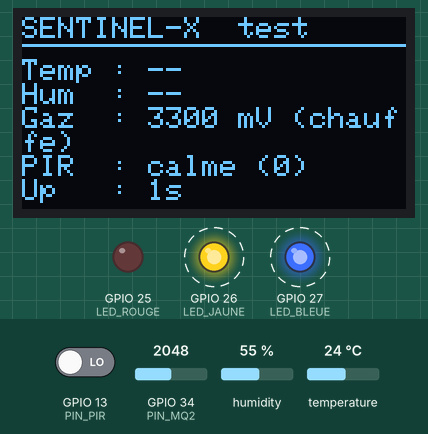
Recording of a sketch running on a simulated ESP32. On the bench: 128×64 one-colour display, output pins drawn as LEDs (lit = HIGH). Dashed ring = blinking. Inputs (shaded band) come from the test bench; at power-on: GPIO 13 (PIN_PIR) LOW, humidity 55 %, GPIO 34 (PIN_MQ2) = 2048, temperature 24 °C (analog values on the 0–4095 scale). What the sketch prints to the serial monitor is not drawn.

Above: at 1.7 s.
1.8 s: GPIO 13 (PIN_PIR) driven HIGH
At 3.78 s:
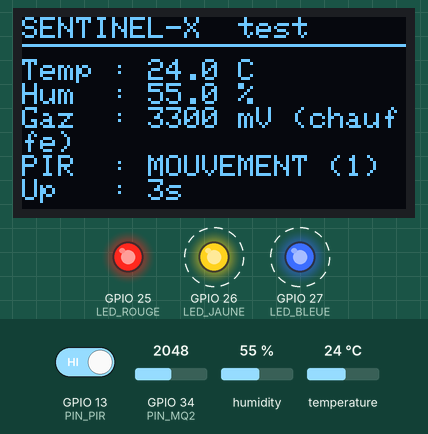
4.0 s: GPIO 13 (PIN_PIR) driven LOW
At 4.8 s:
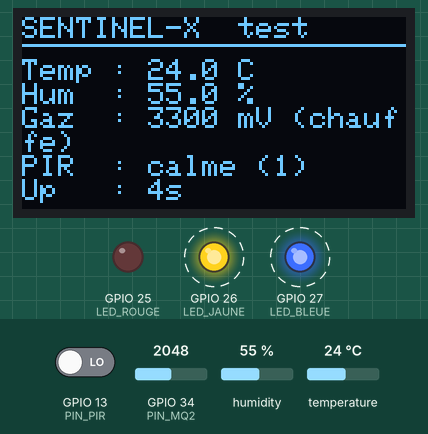
6.5 s: humidity set to 22 %
At 8.4 s:
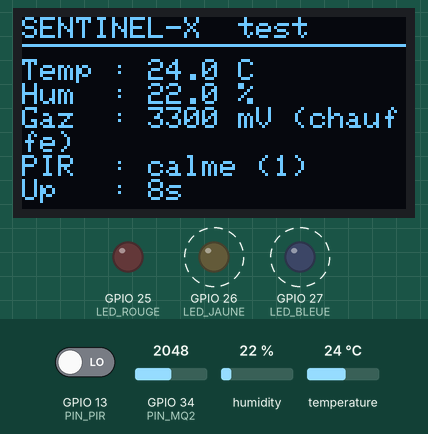
9.0 s: GPIO 34 (PIN_MQ2) set to 2540
At 9.8 s:
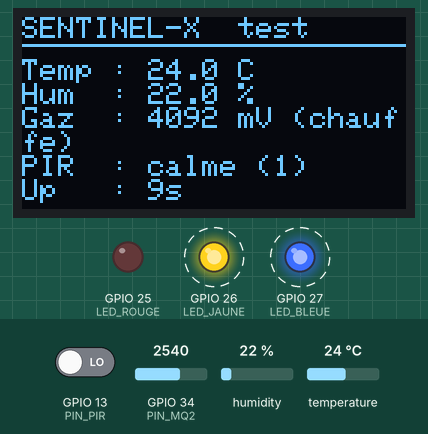
10.5 s: temperature set to 12 °C
At 12.8 s:
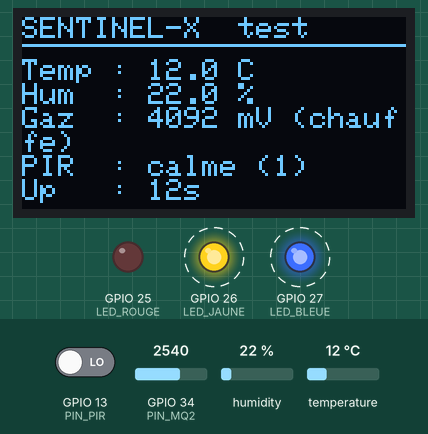
14.0 s: GPIO 13 (PIN_PIR) driven HIGH
At 14.3 s:
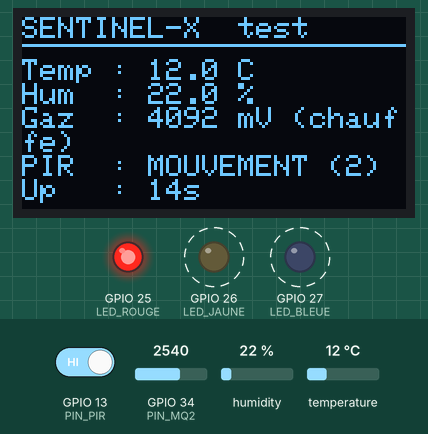
Timing chart, 0 to 16.5 s (numbered marks = the images above; inputs shaded):
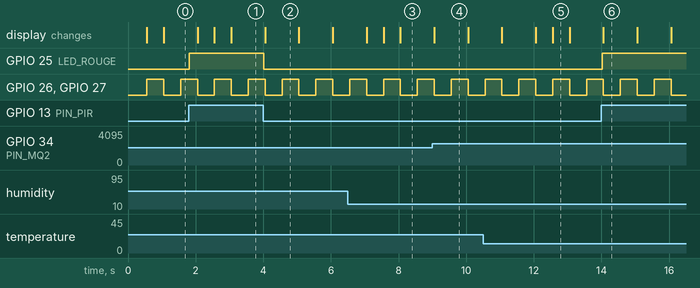

Measured:
- after the input at 1.8 s, GPIO 25 (LED_ROUGE): LOW → HIGH at once; the display: first changes after 0.26 s (image 1 shows a later state)
- after the input at 4.0 s, GPIO 25 (LED_ROUGE): HIGH → LOW at once; the display: changes after 0.06 s (image 2)
- after the input at 14.0 s, GPIO 25 (LED_ROUGE): LOW → HIGH at once; the display: changes after 0.06 s (image 6)
- by itself, GPIO 26 (LED_JAUNE), GPIO 27 (LED_BLEUE): alternates HIGH for 0.50 s and LOW for 0.50 s
- what the display in image 2 shows lasts 1.0 s, from 4.1 s to 5.1 s

The sketch:

test_06_complet.ino
```cpp
/*
 * SENTINEL-X — Test 06 : tous les composants ensemble
 * ---------------------------------------------------
 * À lancer seulement quand les tests 01 à 05 sont OK séparément.
 * Bibliothèques : Adafruit SSD1306 (+ GFX, BusIO), DHT sensor library (+ Unified Sensor)
 *
 * Ce que fait ce test :
 *   - lit chaque capteur à SON rythme, sans jamais bloquer les autres (millis()) :
 *       PIR toutes les 50 ms, MQ-2 toutes les 1 s, DHT22 toutes les 2,5 s
 *   - affiche les mesures sur l'OLED (rafraîchi toutes les 0,5 s)
 *   - écrit une ligne CSV par seconde dans le moniteur série
 *     (copiable dans un fichier pour un premier coup d'œil aux données)
 *   - LEDs, POUR CE TEST UNIQUEMENT :
 *       rouge = recopie le PIR
 *       jaune = clignote pendant la chauffe du MQ-2 (3 min), puis s'éteint
 *       bleue = clignote 1 fois/s ("battement de cœur" : la boucle tourne)
 *     Dans le firmware final, la jaune sera commandée par le serveur
 *     (modèle prédictif), JAMAIS par un seuil codé ici.
 *
 * Résultat attendu : écran vivant, valeurs cohérentes, aucune LED figée,
 * et le PIR réagit instantanément même pendant une lecture du DHT22.
 */

#include <Wire.h>
#include <Adafruit_GFX.h>
#include <Adafruit_SSD1306.h>
#include <DHT.h>

// ---------- Broches (cf. guide de câblage) ----------
const int PIN_SDA = 21, PIN_SCL = 22;   // OLED
const int PIN_DHT = 4;                  // DHT22 : température / humidité
const int PIN_PIR = 13;                 // PIR : présence
const int PIN_MQ2 = 34;                 // MQ-2 : gaz (via pont diviseur)
const int LED_ROUGE = 25, LED_JAUNE = 26, LED_BLEUE = 27;

const float RATIO_PONT = 2.0;
const unsigned long CHAUFFE_MQ2_MS = 180000;   // 3 min

// ---------- Objets ----------
Adafruit_SSD1306 ecran(128, 64, &Wire, -1);
DHT dht(PIN_DHT, DHT22);
bool ecranOK = false;

// ---------- Dernières mesures connues ----------
float temperature = NAN, humidite = NAN;
int   gazMvA0 = 0;
int   pir = 0;
unsigned long nbDetections = 0;

// ---------- Horloges : instant du dernier passage de chaque tâche ----------
unsigned long tPir = 0, tGaz = 0, tDht = 0, tEcran = 0, tCsv = 0, tCoeur = 0;

void lirePir() {
  int etat = digitalRead(PIN_PIR);
  if (etat == HIGH && pir == LOW) nbDetections++;   // front montant = nouvelle détection
  pir = etat;
  digitalWrite(LED_ROUGE, pir);
}

void lireGaz() {
  long somme = 0;
  for (int i = 0; i < 10; i++) somme += analogReadMilliVolts(PIN_MQ2);
  gazMvA0 = (somme / 10) * RATIO_PONT;   // tension réelle en sortie A0 du MQ-2
}

void lireDht() {
  float h = dht.readHumidity();
  float t = dht.readTemperature();
  // On garde l'ancienne valeur si la lecture échoue (évite les trous à l'écran)
  if (!isnan(h) && !isnan(t)) { humidite = h; temperature = t; }
}

void afficherEcran() {
  if (!ecranOK) return;
  ecran.clearDisplay();
  ecran.setCursor(0, 0);
  ecran.println("SENTINEL-X  test");
  ecran.drawLine(0, 9, 127, 9, SSD1306_WHITE);
  ecran.setCursor(0, 14);
  if (isnan(temperature)) ecran.println("Temp : --");
  else                    ecran.printf("Temp : %.1f C\n", temperature);
  if (isnan(humidite))    ecran.println("Hum  : --");
  else                    ecran.printf("Hum  : %.1f %%\n", humidite);
  ecran.printf("Gaz  : %d mV%s\n", gazMvA0, millis() < CHAUFFE_MQ2_MS ? " (chauffe)" : "");
  ecran.printf("PIR  : %s (%lu)\n", pir ? "MOUVEMENT" : "calme", nbDetections);
  ecran.printf("Up   : %lus\n", millis() / 1000);
  ecran.display();
}

void ecrireCsv() {
  // Format : temps_ms,temperature_C,humidite_pct,gaz_mV_A0,pir
  Serial.printf("%lu,%.1f,%.1f,%d,%d\n", millis(), temperature, humidite, gazMvA0, pir);
}

void setup() {
  Serial.begin(115200);
  delay(500);
  Serial.println("\n=== SENTINEL-X : test complet ===");

  pinMode(PIN_PIR, INPUT_PULLDOWN);
  pinMode(LED_ROUGE, OUTPUT);
  pinMode(LED_JAUNE, OUTPUT);
  pinMode(LED_BLEUE, OUTPUT);
  analogReadResolution(12);

  Wire.begin(PIN_SDA, PIN_SCL);
  ecranOK = ecran.begin(SSD1306_SWITCHCAPVCC, 0x3C);   // 0x3D si le test 02 l'a indiqué
  if (ecranOK) {
    ecran.setTextColor(SSD1306_WHITE);
    ecran.setTextSize(1);
  } else {
    Serial.println("Ecran non detecte : le test continue sans affichage.");
  }

  dht.begin();
  Serial.println("temps_ms,temperature_C,humidite_pct,gaz_mV_A0,pir");
}

void loop() {
  unsigned long maintenant = millis();

  // Chaque bloc ne s'exécute que si son intervalle est écoulé : rien ne bloque.
  if (maintenant - tPir   >= 50)   { tPir   = maintenant; lirePir(); }
  if (maintenant - tGaz   >= 1000) { tGaz   = maintenant; lireGaz(); }
  if (maintenant - tDht   >= 2500) { tDht   = maintenant; lireDht(); }
  if (maintenant - tEcran >= 500)  { tEcran = maintenant; afficherEcran(); }
  if (maintenant - tCsv   >= 1000) { tCsv   = maintenant; ecrireCsv(); }

  // Battement de cœur (bleue) + indicateur de chauffe (jaune), toutes les 500 ms
  if (maintenant - tCoeur >= 500) {
    tCoeur = maintenant;
    bool phase = (maintenant / 500) % 2;
    digitalWrite(LED_BLEUE, phase);
    digitalWrite(LED_JAUNE, (maintenant < CHAUFFE_MQ2_MS) ? phase : LOW);
  }
}
```
